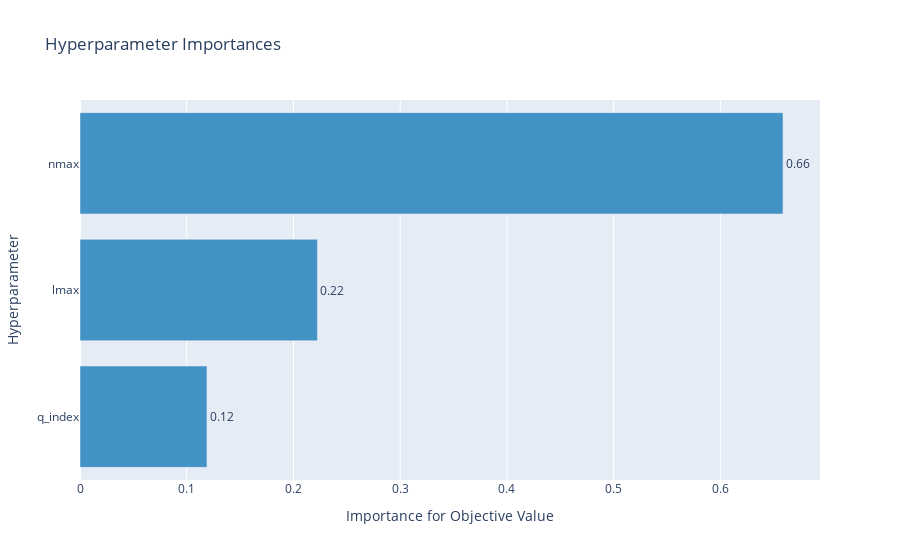

Notebook code cell kept with this figure:
### Markdown cell above
### Hyperparameter Importances

### Code cell
optuna.visualization.plot_param_importances(study)

### Figure 1 — Plotly figure (JSON) as saved in the notebook; plotly's stock layout.template omitted (floating-point values rounded to 4 significant figures)
{"data": [{"cliponaxis": false, "hovertemplate": ["q_index (IntDistribution): 0.11894040146249539<extra></extra>", "lmax (IntDistribution): 0.22242613693959987<extra></extra>", "nmax (IntDistribution): 0.6586334615979048<extra></extra>"], "marker": {"color": "rgb(66,146,198)"}, "orientation": "h", "text": ["0.12", "0.22", "0.66"], "textposition": "outside", "type": "bar", "x": [0.1189, 0.2224, 0.6586], "y": ["q_index", "lmax", "nmax"]}], "layout": {"showlegend": false, "title": {"text": "Hyperparameter Importances"}, "xaxis": {"title": {"text": "Importance for Objective Value"}}, "yaxis": {"title": {"text": "Hyperparameter"}}}}
